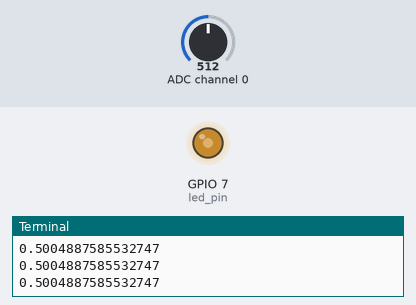
This program was run on a simulated Raspberry Pi (BCM pin numbers). On the bench: output pins drawn as LEDs (lit = HIGH), the last lines printed to the terminal. Inputs (shaded band) come from the test bench; at power-on: ADC channel 0 = 512 (analog values on the 0–1023 scale).

Above: at 1.2 s.
1.3 s: ADC channel 0 set to 716
At 1.9 s:
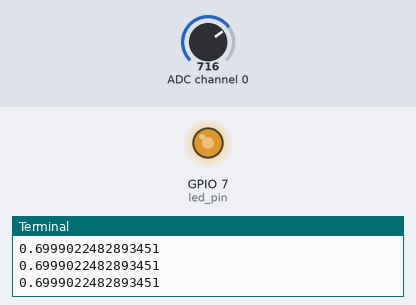
2.8 s: ADC channel 0 set to 900
At 3.2 s:
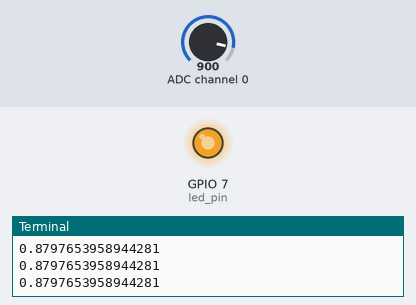
4.3 s: ADC channel 0 set to 122
At 4.6 s:
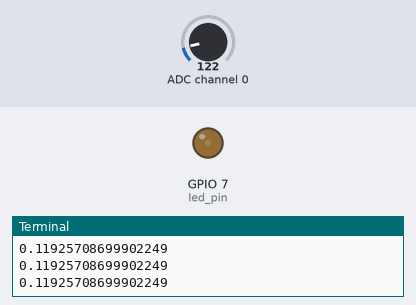
5.8 s: ADC channel 0 set to 0
At 7.1 s:
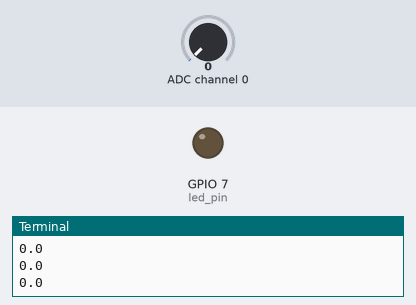
Timing chart, 0 to 8.3 s (numbered marks = the images above; inputs shaded):
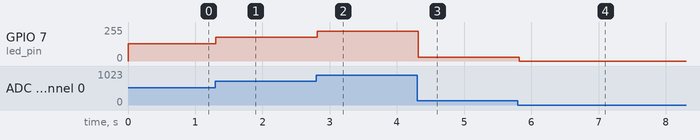

The program:

06_ADC_PWM_LED.py
```python
from gpiozero import MCP3008, PWMOutputDevice
from time import sleep
from signal import pause

pot = MCP3008(channel=0,
              clock_pin=11,
              mosi_pin=10,
              miso_pin=9,
              select_pin=8)

led_pin = PWMOutputDevice(7)

while True:
    pot_value = pot.raw_value / 1023
    led_pin.value = pot_value

    print(pot_value)

    sleep(0.1)
```

Measured:
- after the input at 1.3 s, GPIO 7 (led_pin): 128/255 → 178/255 at once
- after the input at 2.8 s, GPIO 7 (led_pin): 178/255 → 224/255 at once
- after the input at 4.3 s, GPIO 7 (led_pin): 224/255 → 30/255 at once
- after the input at 5.8 s, GPIO 7 (led_pin): 30/255 → 0/255 at once
